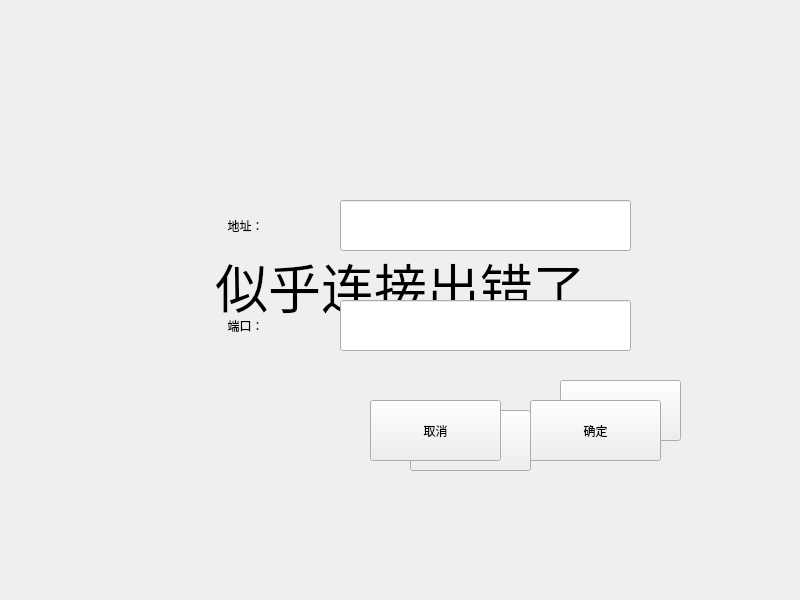
<?xml version="1.0" encoding="UTF-8"?>
<ui version="4.0">
 <class>Form_Connect</class>
 <widget class="QWidget" name="Form_Connect">
  <property name="geometry">
   <rect>
    <x>0</x>
    <y>0</y>
    <width>800</width>
    <height>600</height>
   </rect>
  </property>
  <property name="windowTitle">
   <string>Form</string>
  </property>
  <widget class="QLabel" name="background">
   <property name="geometry">
    <rect>
     <x>0</x>
     <y>0</y>
     <width>800</width>
     <height>600</height>
    </rect>
   </property>
   <property name="text">
    <string/>
   </property>
   <property name="pixmap">
    <pixmap resource="../Resource/resource.qrc">:/Image/background.jpg</pixmap>
   </property>
   <property name="scaledContents">
    <bool>true</bool>
   </property>
  </widget>
  <widget class="QLabel" name="lb_title">
   <property name="geometry">
    <rect>
     <x>0</x>
     <y>0</y>
     <width>801</width>
     <height>571</height>
    </rect>
   </property>
   <property name="styleSheet">
    <string notr="true">Font: 40pt;</string>
   </property>
   <property name="text">
    <string>似乎连接出错了</string>
   </property>
   <property name="alignment">
    <set>Qt::AlignCenter</set>
   </property>
  </widget>
  <widget class="QPushButton" name="btn_set">
   <property name="geometry">
    <rect>
     <x>560</x>
     <y>380</y>
     <width>121</width>
     <height>61</height>
    </rect>
   </property>
   <property name="text">
    <string>设置</string>
   </property>
  </widget>
  <widget class="QWidget" name="Group_Set" native="true">
   <property name="geometry">
    <rect>
     <x>80</x>
     <y>100</y>
     <width>641</width>
     <height>401</height>
    </rect>
   </property>
   <property name="autoFillBackground">
    <bool>false</bool>
   </property>
   <widget class="QPushButton" name="btn_cancel">
    <property name="geometry">
     <rect>
      <x>290</x>
      <y>300</y>
      <width>131</width>
      <height>61</height>
     </rect>
    </property>
    <property name="text">
     <string>取消</string>
    </property>
   </widget>
   <widget class="QPushButton" name="btn_confirm">
    <property name="geometry">
     <rect>
      <x>450</x>
      <y>300</y>
      <width>131</width>
      <height>61</height>
     </rect>
    </property>
    <property name="text">
     <string>确定</string>
    </property>
   </widget>
   <widget class="QLabel" name="lb_addr">
    <property name="geometry">
     <rect>
      <x>80</x>
      <y>90</y>
      <width>171</width>
      <height>71</height>
     </rect>
    </property>
    <property name="text">
     <string>地址：</string>
    </property>
    <property name="alignment">
     <set>Qt::AlignCenter</set>
    </property>
   </widget>
   <widget class="QLabel" name="lb_port">
    <property name="geometry">
     <rect>
      <x>80</x>
      <y>190</y>
      <width>171</width>
      <height>71</height>
     </rect>
    </property>
    <property name="text">
     <string>端口：</string>
    </property>
    <property name="alignment">
     <set>Qt::AlignCenter</set>
    </property>
   </widget>
   <widget class="QLineEdit" name="le_addr">
    <property name="geometry">
     <rect>
      <x>260</x>
      <y>100</y>
      <width>291</width>
      <height>51</height>
     </rect>
    </property>
    <property name="text">
     <string/>
    </property>
   </widget>
   <widget class="QLineEdit" name="le_port">
    <property name="geometry">
     <rect>
      <x>260</x>
      <y>200</y>
      <width>291</width>
      <height>51</height>
     </rect>
    </property>
   </widget>
  </widget>
  <widget class="QPushButton" name="btn_retry">
   <property name="geometry">
    <rect>
     <x>410</x>
     <y>410</y>
     <width>121</width>
     <height>61</height>
    </rect>
   </property>
   <property name="text">
    <string>重连</string>
   </property>
  </widget>
  <zorder>background</zorder>
  <zorder>lb_title</zorder>
  <zorder>btn_set</zorder>
  <zorder>btn_retry</zorder>
  <zorder>Group_Set</zorder>
 </widget>
 <resources>
  <include location="../Resource/resource.qrc"/>
 </resources>
 <connections/>
</ui>
